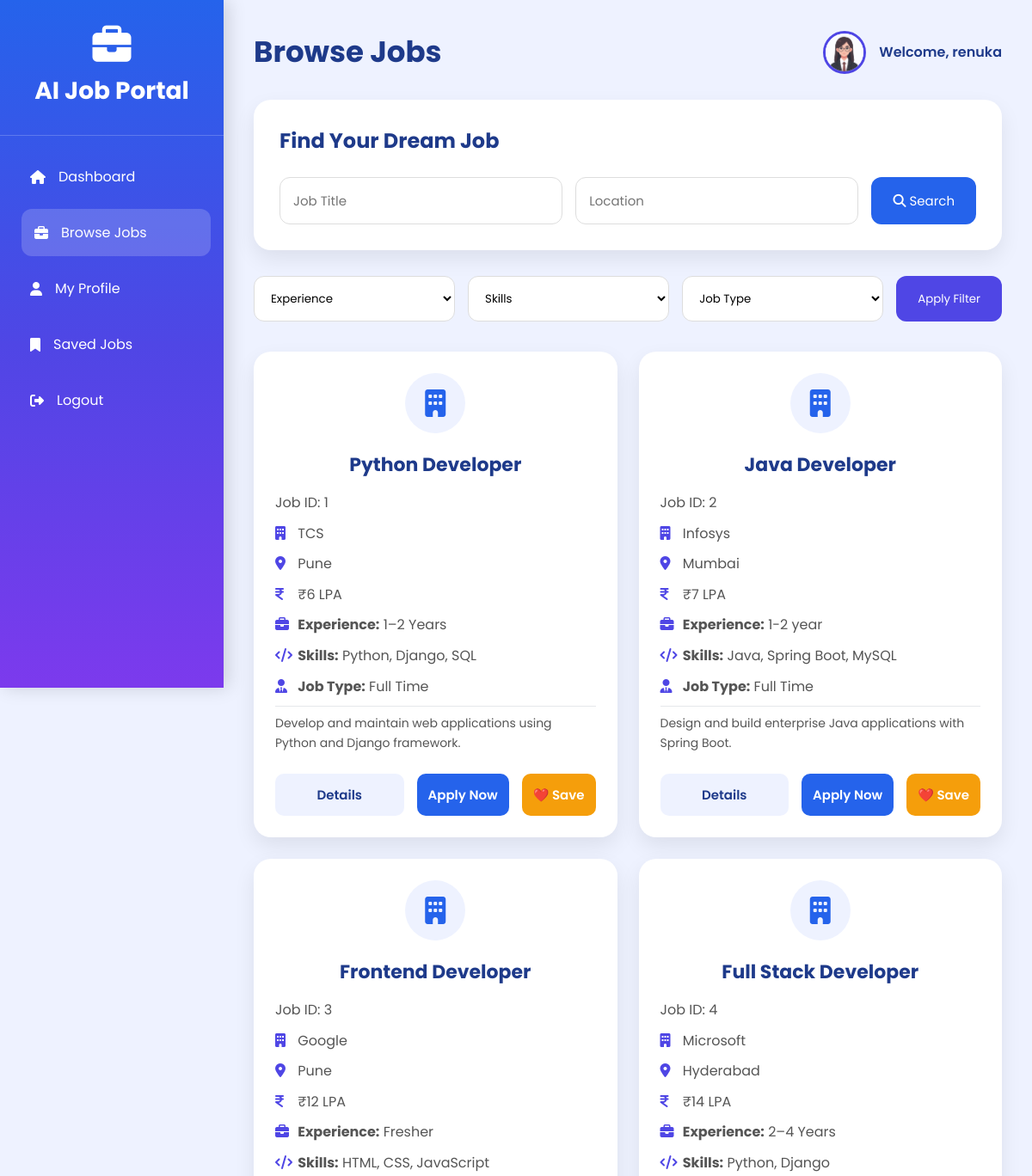
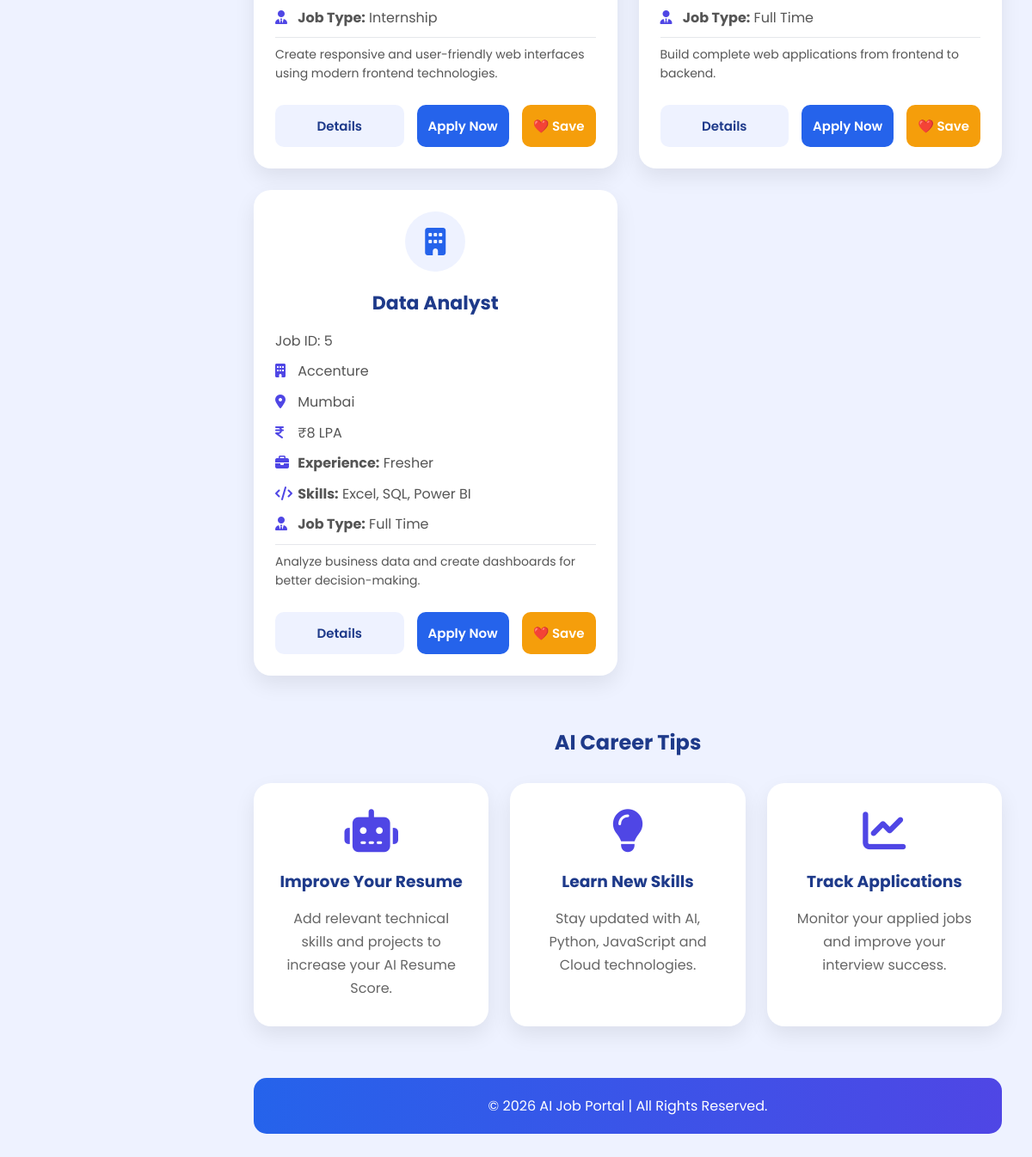
The app's page /jobs/ (signed in) with its own data (2 pictures, top to bottom).
### jobportal_app/models.py (models this page shows, shortened)
class Job(models.Model):
    title = models.CharField(max_length=100)
    company = models.CharField(max_length=100)
    location = models.CharField(max_length=100)
    salary = models.CharField(max_length=50)
    description = models.TextField()
    experience = models.CharField(max_length=100, blank=True, null=True)
    skills = models.CharField(max_length=200, blank=True, null=True)
    job_type = models.CharField(max_length=50, blank=True, null=True)

### jobportal_app/views.py (the view)
# urls.py: path('jobs/', views.jobs, name='jobs'),
def jobs(request):
    jobs = Job.objects.all()
    experience = request.GET.get('experience')
    skills = request.GET.get('skills')
    job_type = request.GET.get('job_type')
    if experience:
        jobs = jobs.filter(experience=experience)
    if skills:
        jobs = jobs.filter(skills__icontains=skills)
    if job_type:
        jobs = jobs.filter(job_type=job_type)
    return render(request, 'jobs.html', {
        'jobs': jobs
    })

### templates/jobs.html (shortened to what this page needs)
<!DOCTYPE html>
{% load static %}
<html lang="en">
<head>
    <link rel="stylesheet" href="{% static 'css/jobs.css' %}">
    <link rel="stylesheet"
    href="https://cdnjs.cloudflare.com/ajax/libs/font-awesome/6.7.2/css/all.min.css">
</head>
<body>
<div class="sidebar">
    <div class="logo">
        <i class="fa-solid fa-briefcase"></i>
        <h2>AI Job Portal</h2>
    </div>
    <ul>
        <li>
            <a href="{% url 'dashboard' %}">
                <i class="fa-solid fa-house"></i>
                Dashboard
            </a>
        </li>
        <li class="active">
            <a href="{% url 'jobs' %}">
                <i class="fa-solid fa-briefcase"></i>
                Browse Jobs
            </a>
        </li>
        <li>
            <a href="{% url 'profile' %}">
                <i class="fa-solid fa-user"></i>
                My Profile
            </a>
        </li>
        <li>
            <a href="#">
                <i class="fa-solid fa-bookmark"></i>
                Saved Jobs
            </a>
        </li>
        <li>
            <a href="index.html">
                <i class="fa-solid fa-right-from-bracket"></i>
                Logout
            </a>
        </li>
    </ul>
</div>
<div class="main">
    <div class="header">
        <h1>Browse Jobs</h1>
        <div class="profile">
            <img src="{% static 'images/user1.avif' %}" alt="User">
            <span>Welcome, {{ request.session.user_name }}</span>
        </div>
    </div>
    <section class="search-section">
    <h2>Find Your Dream Job</h2>
    <form class="search-box" action="{% url 'search_jobs' %}" method="GET">
        <input
        type="text"
        name="job"
        placeholder="Job Title">
        <input
        type="text"
        name="location"
        placeholder="Location">
        <button type="submit">
            <i class="fa-solid fa-magnifying-glass"></i>
            Search
        </button>
    </form>
</section>
    <form method="GET" action="{% url 'jobs' %}" class="filters">
    <select name="experience">
        <option value="">Experience</option>
    </select>
    <select name="skills">
        <option value="">Skills</option>
    </select>
    <select name="job_type">
        <option value="">Job Type</option>
    </select>
    <button type="submit" class="filter-btn">
        Apply Filter
    </button>
</form>
   <section class="jobs">
{% for job in jobs %}
<div class="job-card">
    <div class="company">
        <i class="fa-solid fa-building fa-2x"></i>
    </div>
    <h3>{{ job.title }}</h3>
    <p>Job ID: {{ job.id }}</p>
    <p>
        <i class="fa-solid fa-building"></i>
        {{ job.company }}
    </p>
    <p>
        <i class="fa-solid fa-location-dot"></i>
        {{ job.location }}
    </p>
    <p>
        <i class="fa-solid fa-indian-rupee-sign"></i>
        {{ job.salary }}
    </p>
    <p>
        <i class="fa-solid fa-briefcase"></i>
        <strong>Experience:</strong> {{ job.experience }}
    </p>
    <p>
        <i class="fa-solid fa-code"></i>
        <strong>Skills:</strong> {{ job.skills }}
    </p>
    <p>
        <i class="fa-solid fa-user-tie"></i>
        <strong>Job Type:</strong> {{ job.job_type }}
    </p>
    <p class="job-description">{{ job.description }}</p>
    <div class="buttons">
        <button class="details-btn"
            onclick="showDetails(
            '{{ job.id }}',
            '{{ job.title }}',
            '{{ job.company }}',
            '{{ job.location }}',
            '{{ job.salary }}',
            '{{ job.experience }}',
            '{{ job.skills }}',
            '{{ job.job_type }}',
            '{{ job.description }}'
            )">
            Details
        </button>
        <a href="{% url 'apply_job' job.id %}">
            <button class="apply-btn">
                Apply Now
            </button>
        </a>
        <a href="{% url 'save_job' job.id %}">
            <button class="save-btn">
                ❤️ Save
            </button>
        </a>
    </div>
</div>
{% empty %}
<h2>No Jobs Available</h2>
{% endfor %}
</section>
    <section class="tips">
        <h2>AI Career Tips</h2>
        <div class="tips-container">
            <div class="tip-card">
                <i class="fa-solid fa-robot"></i>
                <h3>Improve Your Resume</h3>
                <p>
                    Add relevant technical skills and projects
                    to increase your AI Resume Score.
                </p>
            </div>
            <div class="tip-card">
                <i class="fa-solid fa-lightbulb"></i>
                <h3>Learn New Skills</h3>
                <p>
                    Stay updated with AI, Python,
                    JavaScript and Cloud technologies.
                </p>
            </div>
            <div class="tip-card">
                <i class="fa-solid fa-chart-line"></i>
                <h3>Track Applications</h3>
                <p>
                    Monitor your applied jobs
                    and improve your interview success.
                </p>
            </div>
        </div>
    </section>
    <footer>
        <p>
            © 2026 AI Job Portal | All Rights Reserved.
        </p>
    </footer>
</div>
</body>
</html>

### static/css/jobs.css (style rules this page uses)
* { margin:0; padding:0; box-sizing:border-box; font-family:'Poppins',sans-serif; }
body { background:#eef2ff; color:#333; }
.sidebar { position:fixed; top:0; left:0; width:260px; height:100vh; background:linear-gradient(180deg,#2563eb,#4f46e5,#7c3aed); color:#fff; box-shadow:5px 0 20px rgba(0,0,0,.15); overflow-y:auto; }
.logo { text-align:center; padding:30px 20px; border-bottom:1px solid rgba(255,255,255,.2); }
.logo i { font-size:45px; margin-bottom:10px; }
.logo h2 { font-size:28px; }
.sidebar ul { list-style:none; padding:20px; }
.sidebar ul li { margin-bottom:10px; }
.sidebar ul li a { display:flex; align-items:center; gap:15px; text-decoration:none; color:#fff; padding:15px; border-radius:12px; transition:.3s; }
.sidebar ul li a:hover, .sidebar ul li.active a { background:rgba(255,255,255,.18); transform:translateX(5px); }
.main { margin-left:260px; padding:35px; }
.header { display:flex; justify-content:space-between; align-items:center; margin-bottom:30px; }
.header h1 { font-size:34px; color:#1e3a8a; }
.profile { display:flex; align-items:center; gap:15px; }
.profile img { width:50px; height:50px; border-radius:50%; object-fit:cover; border:3px solid #4f46e5; }
.profile span { font-weight:600; color:#1e3a8a; }
.search-section { background:#fff; padding:30px; border-radius:20px; margin-bottom:30px; box-shadow:0 10px 25px rgba(0,0,0,.08); }
.search-section h2 { color:#1e3a8a; margin-bottom:25px; }
.search-box { display:flex; gap:15px; flex-wrap:wrap; }
.search-box input { flex:1; min-width:220px; padding:15px; border:1px solid #ddd; border-radius:12px; outline:none; font-size:15px; transition:.3s; }
.search-box button { padding:15px 25px; border:none; border-radius:12px; background:#2563eb; color:#fff; cursor:pointer; transition:.3s; font-size:15px; }
.filters { display:flex; gap:15px; flex-wrap:wrap; margin-bottom:35px; }
.filters select { flex:1; min-width:180px; padding:15px; border:1px solid #ddd; border-radius:12px; outline:none; background:#fff; }
.filter-btn { padding:15px 25px; background:#4f46e5; color:#fff; border:none; border-radius:12px; cursor:pointer; transition:.3s; }
.jobs { display:grid; grid-template-columns:repeat(auto-fit,minmax(320px,1fr)); gap:25px; }
.job-card { background:#fff; border-radius:20px; padding:25px; box-shadow:0 10px 25px rgba(0,0,0,.08); transition:.3s; animation:fadeUp .6s ease; }
.company { display:flex; justify-content:center; align-items:center; width:70px; height:70px; margin:0 auto 20px; border-radius:50%; background:#eef2ff; }
.company i { font-size:32px; color:#2563eb; }
.job-card h3 { text-align:center; color:#1e3a8a; margin-bottom:15px; font-size:22px; }
.job-card p { margin:10px 0; color:#555; line-height:1.6; }
.job-card p i { color:#4f46e5; width:22px; }
.job-description { font-size: 14px; color: #6b7280; line-height: 1.6; margin: 12px 0; padding-top: 8px; border-top: 1px solid #e5e7eb; }
.buttons { display:flex; gap:15px; margin-top:25px; }
.details-btn, .apply-btn { flex:1; padding:13px; border:none; border-radius:10px; cursor:pointer; font-size:15px; font-weight:600; transition:.3s; }
.details-btn { background:#eef2ff; color:#1e3a8a; }
.apply-btn { background:#2563eb; color:white; }
.tips { margin-top:60px; }
.tips h2 { text-align:center; color:#1e3a8a; margin-bottom:30px; }
.tips-container { display:grid; grid-template-columns:repeat(auto-fit,minmax(250px,1fr)); gap:25px; }
.tip-card { background:white; padding:30px; border-radius:20px; text-align:center; box-shadow:0 10px 25px rgba(0,0,0,.08); transition:.3s; }
.tip-card i { font-size:50px; color:#4f46e5; margin-bottom:20px; }
.tip-card h3 { color:#1e3a8a; margin-bottom:15px; }
.tip-card p { color:#666; line-height:1.7; }
footer { margin-top:60px; background:linear-gradient(90deg,#2563eb,#4f46e5); color:white; text-align:center; padding:20px; border-radius:15px; }
.save-btn { flex:1; padding:13px; border:none; border-radius:10px; cursor:pointer; font-size:15px; font-weight:600; background:#f59e0b; color:white; transition:.3s; }

### records on screen
Job: title "Python Developer", id "1", company "TCS", location "Pune", salary "₹6 LPA", experience "1–2 Years", skills "Python, Django, SQL", job_type "Full Time", description "Develop and maintain web applications using Python and Django framework."
Job: title "Java Developer", id "2", company "Infosys", location "Mumbai", salary "₹7 LPA", experience "1-2 year", skills "Java, Spring Boot, MySQL", job_type "Full Time", description "Design and build enterprise Java applications with Spring Boot."
Job: title "Frontend Developer", id "3", company "Google", location "Pune", salary "₹12 LPA", experience "Fresher", skills "HTML, CSS, JavaScript", job_type "Internship", description "Create responsive and user-friendly web interfaces using modern frontend technologies."
Job: title "Full Stack Developer", id "4", company "Microsoft", location "Hyderabad", salary "₹14 LPA", experience "2–4 Years", skills "Python, Django", job_type "Full Time", description "Build complete web applications from frontend to backend."
Job: title "Data Analyst", id "5", company "Accenture", location "Mumbai", salary "₹8 LPA", experience "Fresher", skills "Excel, SQL, Power BI", job_type "Full Time", description "Analyze business data and create dashboards for better decision-making."

### other values on screen
{{ request.session.user_name }} "renuka"
